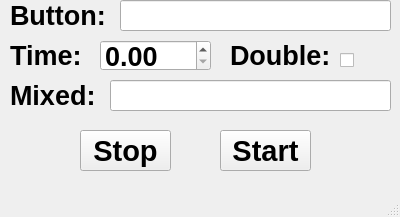
<?xml version="1.0" encoding="UTF-8"?>
<ui version="4.0">
 <class>MainWindow</class>
 <widget class="QMainWindow" name="MainWindow">
  <property name="geometry">
   <rect>
    <x>0</x>
    <y>0</y>
    <width>400</width>
    <height>217</height>
   </rect>
  </property>
  <property name="windowTitle">
   <string>MainWindow</string>
  </property>
  <widget class="QWidget" name="centralwidget">
   <widget class="QLineEdit" name="Entry1">
    <property name="geometry">
     <rect>
      <x>120</x>
      <y>0</y>
      <width>271</width>
      <height>31</height>
     </rect>
    </property>
    <property name="font">
     <font>
      <family>Arial</family>
      <pointsize>20</pointsize>
     </font>
    </property>
   </widget>
   <widget class="QLabel" name="label1">
    <property name="geometry">
     <rect>
      <x>10</x>
      <y>0</y>
      <width>101</width>
      <height>31</height>
     </rect>
    </property>
    <property name="font">
     <font>
      <family>MS Shell Dlg 2</family>
      <pointsize>20</pointsize>
      <weight>75</weight>
      <bold>true</bold>
      <strikeout>false</strikeout>
     </font>
    </property>
    <property name="text">
     <string>Button: </string>
    </property>
   </widget>
   <widget class="QLabel" name="label2">
    <property name="geometry">
     <rect>
      <x>10</x>
      <y>40</y>
      <width>101</width>
      <height>31</height>
     </rect>
    </property>
    <property name="font">
     <font>
      <family>MS Shell Dlg 2</family>
      <pointsize>20</pointsize>
      <weight>75</weight>
      <bold>true</bold>
      <strikeout>false</strikeout>
     </font>
    </property>
    <property name="layoutDirection">
     <enum>Qt::LeftToRight</enum>
    </property>
    <property name="text">
     <string>Time: </string>
    </property>
   </widget>
   <widget class="QDoubleSpinBox" name="Entry2">
    <property name="geometry">
     <rect>
      <x>100</x>
      <y>40</y>
      <width>111</width>
      <height>31</height>
     </rect>
    </property>
    <property name="font">
     <font>
      <pointsize>20</pointsize>
      <weight>75</weight>
      <bold>true</bold>
     </font>
    </property>
   </widget>
   <widget class="QLabel" name="label3">
    <property name="geometry">
     <rect>
      <x>230</x>
      <y>40</y>
      <width>111</width>
      <height>31</height>
     </rect>
    </property>
    <property name="font">
     <font>
      <family>MS Shell Dlg 2</family>
      <pointsize>20</pointsize>
      <weight>75</weight>
      <bold>true</bold>
      <strikeout>false</strikeout>
     </font>
    </property>
    <property name="layoutDirection">
     <enum>Qt::LeftToRight</enum>
    </property>
    <property name="text">
     <string>Double:</string>
    </property>
   </widget>
   <widget class="QCheckBox" name="Entry3">
    <property name="geometry">
     <rect>
      <x>340</x>
      <y>50</y>
      <width>16</width>
      <height>21</height>
     </rect>
    </property>
    <property name="sizePolicy">
     <sizepolicy hsizetype="Minimum" vsizetype="Minimum">
      <horstretch>10</horstretch>
      <verstretch>10</verstretch>
     </sizepolicy>
    </property>
    <property name="styleSheet">
     <string notr="true"/>
    </property>
    <property name="text">
     <string/>
    </property>
   </widget>
   <widget class="QLabel" name="label4">
    <property name="geometry">
     <rect>
      <x>10</x>
      <y>80</y>
      <width>101</width>
      <height>31</height>
     </rect>
    </property>
    <property name="font">
     <font>
      <family>MS Shell Dlg 2</family>
      <pointsize>20</pointsize>
      <weight>75</weight>
      <bold>true</bold>
      <strikeout>false</strikeout>
     </font>
    </property>
    <property name="layoutDirection">
     <enum>Qt::LeftToRight</enum>
    </property>
    <property name="text">
     <string>Mixed: </string>
    </property>
   </widget>
   <widget class="QLineEdit" name="Entry4">
    <property name="geometry">
     <rect>
      <x>110</x>
      <y>80</y>
      <width>281</width>
      <height>31</height>
     </rect>
    </property>
    <property name="font">
     <font>
      <family>Arial</family>
      <pointsize>20</pointsize>
     </font>
    </property>
   </widget>
   <widget class="QPushButton" name="Button1">
    <property name="geometry">
     <rect>
      <x>80</x>
      <y>130</y>
      <width>91</width>
      <height>41</height>
     </rect>
    </property>
    <property name="font">
     <font>
      <family>Arial</family>
      <pointsize>22</pointsize>
      <weight>75</weight>
      <bold>true</bold>
     </font>
    </property>
    <property name="text">
     <string>Stop</string>
    </property>
   </widget>
   <widget class="QPushButton" name="Button2">
    <property name="geometry">
     <rect>
      <x>220</x>
      <y>130</y>
      <width>91</width>
      <height>41</height>
     </rect>
    </property>
    <property name="font">
     <font>
      <family>Arial</family>
      <pointsize>22</pointsize>
      <weight>75</weight>
      <bold>true</bold>
     </font>
    </property>
    <property name="text">
     <string>Start</string>
    </property>
   </widget>
  </widget>
  <widget class="QMenuBar" name="menubar">
   <property name="geometry">
    <rect>
     <x>0</x>
     <y>0</y>
     <width>400</width>
     <height>21</height>
    </rect>
   </property>
  </widget>
  <widget class="QStatusBar" name="statusbar"/>
 </widget>
 <resources/>
 <connections/>
</ui>
